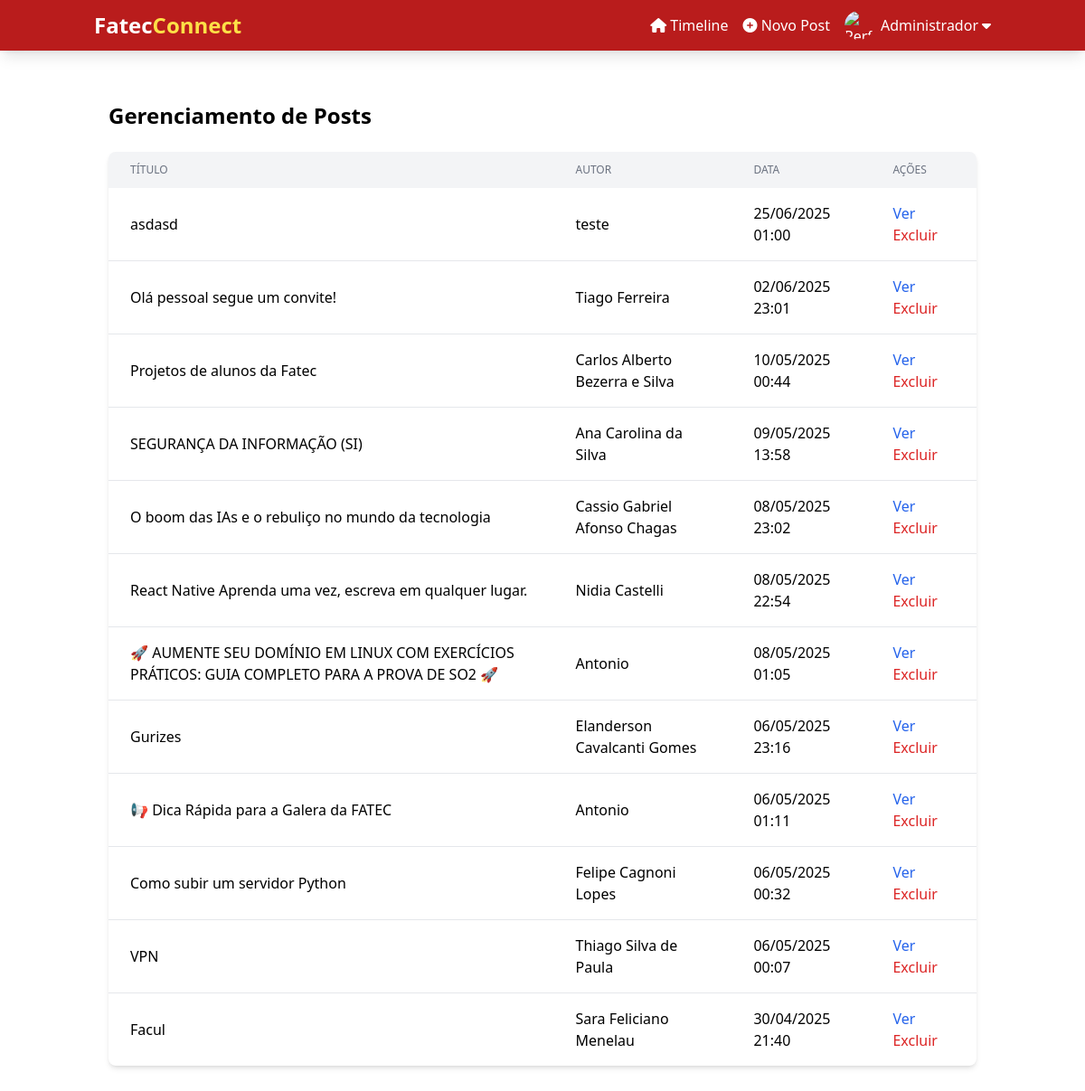
/pages/manage-posts.php (signed in), run on the app's committed database.
### tables this page shows
CREATE TABLE posts (
    id INTEGER PRIMARY KEY AUTOINCREMENT,
    user_id INTEGER NOT NULL,
    title TEXT NOT NULL,
    content TEXT NOT NULL,
    created_at DATETIME DEFAULT CURRENT_TIMESTAMP,
    updated_at DATETIME DEFAULT NULL,
    FOREIGN KEY (user_id) REFERENCES users(id) ON DELETE CASCADE
);

CREATE TABLE users (
    id INTEGER PRIMARY KEY AUTOINCREMENT,
    name TEXT NOT NULL,
    email TEXT NOT NULL UNIQUE,
    password TEXT NOT NULL,
    user_type INTEGER NOT NULL,
    profile_picture TEXT DEFAULT NULL,
    bio TEXT,
    registration_date DATETIME DEFAULT CURRENT_TIMESTAMP,
    last_login DATETIME DEFAULT NULL
);

### componentes/usuario.php (called while the page is built, shortened)
<?php
require_once 'db.php';
function isLoggedIn() {
    return isset($_SESSION['user_id']);
}

### componentes/db.php (called while the page is built, shortened)
<?php
function getConnection() {
    $conn = new SQLite3(SQLITE_PATH);
    $conn->exec('PRAGMA foreign_keys = ON;');
    return $conn;
}
function query($sql, $params = []) {
    $conn = getConnection();
    $stmt = $conn->prepare($sql);
    $result = $stmt->execute();
    $rows = [];
    while ($row = $result->fetchArray(SQLITE3_ASSOC)) {
        $rows[] = $row;
    }
    return $rows;
}
function fetchAll($sql, $params = []) {
    return query($sql, $params);
}
?>

### pages/manage-posts.php (the view, shortened to what this page needs)
<?php
$posts = fetchAll("
    SELECT p.*, u.name as author_name
    FROM posts p
    JOIN users u ON p.user_id = u.id
    ORDER BY p.created_at DESC
");
require_once '../includes/header.php';
?>
<div class="container mx-auto px-4 py-8">
    <h2 class="text-2xl font-bold mb-6">Gerenciamento de Posts</h2>
    <div class="bg-white shadow-md rounded-lg overflow-hidden">
        <table class="min-w-full">
            <thead class="bg-gray-100">
                <tr>
                    <th class="px-6 py-3 text-left text-xs font-medium text-gray-500 uppercase">Título</th>
                    <th class="px-6 py-3 text-left text-xs font-medium text-gray-500 uppercase">Autor</th>
                    <th class="px-6 py-3 text-left text-xs font-medium text-gray-500 uppercase">Data</th>
                    <th class="px-6 py-3 text-left text-xs font-medium text-gray-500 uppercase">Ações</th>
                </tr>
            </thead>
            <tbody class="divide-y divide-gray-200">
                <?php foreach ($posts as $post): ?>
                <tr>
                    <td class="px-6 py-4">
                        <?= htmlspecialchars($post['title']) ?>
                    </td>
                    <td class="px-6 py-4">
                        <?= htmlspecialchars($post['author_name']) ?>
                    </td>
                    <td class="px-6 py-4">
                        <?= date('d/m/Y H:i', strtotime($post['created_at'])) ?>
                    </td>
                    <td class="px-6 py-4">
                        <a href="post.php?id=<?= $post['id'] ?>" class="text-blue-600 hover:text-blue-800 mr-3">
                            Ver
                        </a>
                        <button onclick="deletePost(<?= $post['id'] ?>)" class="text-red-600 hover:text-red-800">
                            Excluir
                        </button>
                    </td>
                </tr>
                <?php endforeach; ?>
            </tbody>
        </table>
    </div>
</div>
<?php require_once '../includes/footer.php'; ?>

### includes/header.php (shortened to what this page needs)
<!DOCTYPE html>
<html lang="pt-br">
<head>
    <script src="https://cdn.tailwindcss.com"></script>
    <link rel="stylesheet" href="https://cdnjs.cloudflare.com/ajax/libs/font-awesome/6.4.0/css/all.min.css">
</head>
<body>
    <nav class="bg-red-700 text-white shadow-lg">
        <div class="container mx-auto px-4 py-3 flex justify-between items-center">
            <a href="<?= SITE_URL ?>" class="text-2xl font-bold">Fatec<span class="text-yellow-300">Connect</span></a>
            <?php if (isLoggedIn()): ?>
                <div class="flex items-center space-x-4">
                    <a href="<?= SITE_URL ?>pages/timeline.php" class="hover:text-yellow-300">
                        <i class="fas fa-home"></i> Timeline
                    </a>
                    <a href="<?= SITE_URL ?>pages/create-post.php" class="hover:text-yellow-300">
                        <i class="fas fa-plus-circle"></i> Novo Post
                    </a>
                    <div class="relative">
                        <button onclick="toggleDropdown()" class="flex items-center hover:text-yellow-300">
                            <?php if ($_SESSION['profile_picture']): ?>
                                <img src="<?= SITE_URL . 'assets/images/' . $_SESSION['profile_picture'] ?>" alt="Perfil" class="w-8 h-8 rounded-full mr-2">
                            <?php else: ?>
                                <i class="fas fa-user-circle text-2xl mr-2"></i>
                            <?php endif; ?>
                            <?= $_SESSION['user_name'] ?>
                            <i class="fas fa-caret-down ml-1"></i>
                        </button>
                    </div>
                </div>
            <?php endif; ?>
        </div>
    </nav>
    <main class="container mx-auto px-4 py-6 min-h-[calc(100vh-4rem)]">

### includes/footer.php (shortened to what this page needs)
</main>
</body>
</html>

### data on the page
posts: title "asdasd", user.name "teste", created_at "25/06/2025 01:00"
posts: title "Olá pessoal segue um convite!", user.name "Tiago Ferreira", created_at "02/06/2025 23:01"
posts: title "Projetos de alunos da Fatec", user.name "Carlos Alberto Bezerra e Silva", created_at "10/05/2025 00:44"
posts: title "SEGURANÇA DA INFORMAÇÃO (SI)", user.name "Ana Carolina da Silva", created_at "09/05/2025 13:58"
posts: title "O boom das IAs e o rebuliço no mundo da tecnologia", user.name "Cassio Gabriel Afonso Chagas", created_at "08/05/2025 23:02"
posts: title "React Native Aprenda uma vez, escreva em qualquer lugar.", user.name "Nidia Castelli", created_at "08/05/2025 22:54"
posts: title "🚀 AUMENTE SEU DOMÍNIO EM LINUX COM EXERCÍCIOS PRÁTICOS: GUIA COMPLETO PARA A PROVA DE SO2 🚀", user.name "Antonio", created_at "08/05/2025 01:05"
posts: title "Gurizes", user.name "Elanderson Cavalcanti Gomes", created_at "06/05/2025 23:16"
posts: title "📢 Dica Rápida para a Galera da FATEC", user.name "Antonio", created_at "06/05/2025 01:11"
posts: title "Como subir um servidor Python", user.name "Felipe Cagnoni Lopes", created_at "06/05/2025 00:32"
posts: title "VPN", user.name "Thiago Silva de Paula", created_at "06/05/2025 00:07"
posts: title "Facul", user.name "Sara Feliciano Menelau", created_at "30/04/2025 21:40"

### other printed values
$_SESSION['user_name'] "Administrador"
